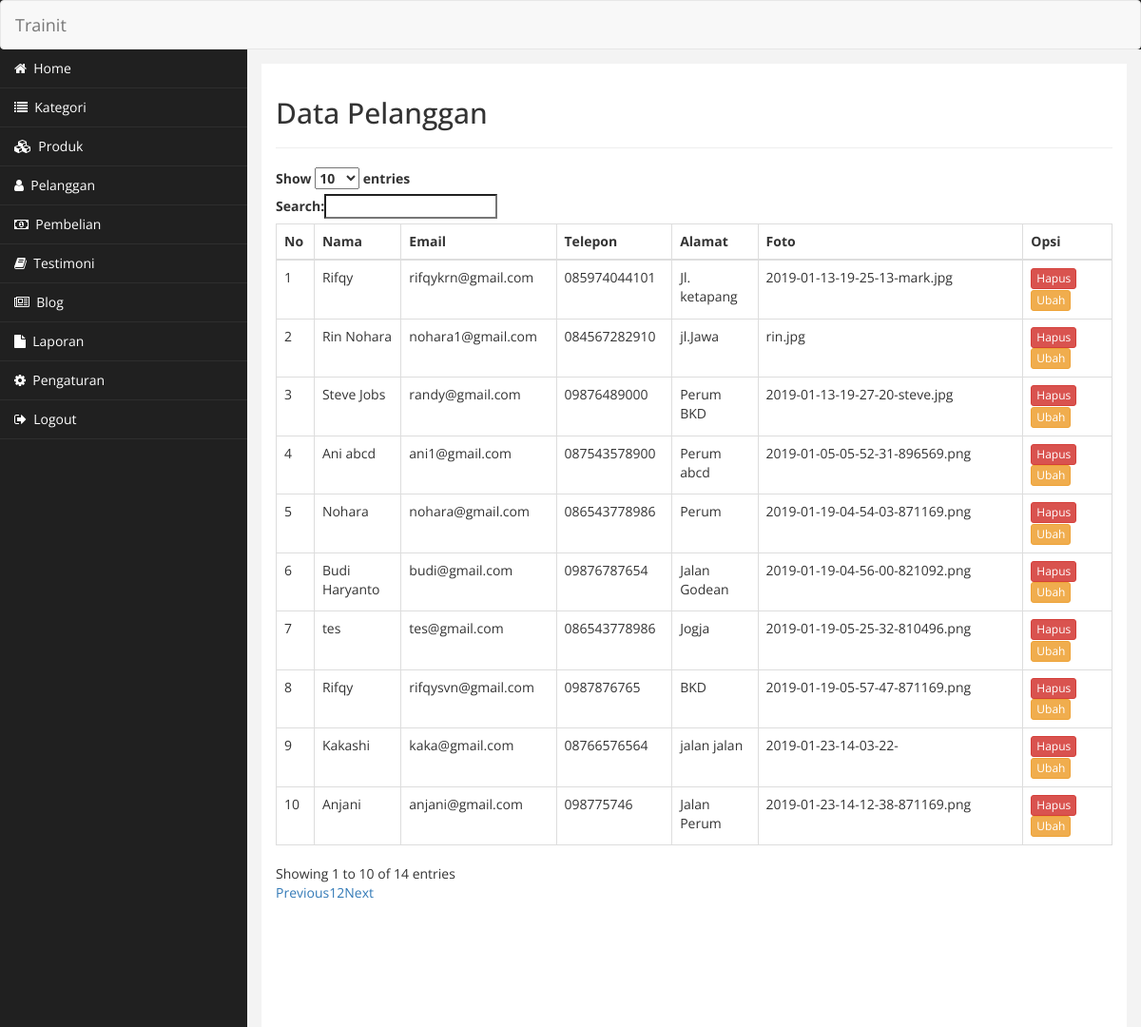
Page /admintrainit/index.php?halaman=pelanggan (signed in) on the committed database.
### tables this page shows
CREATE TABLE `pelanggan` (
  `id_pelanggan` int(11) NOT NULL,
  `email_pelanggan` varchar(100) NOT NULL,
  `password_pelanggan` varchar(50) NOT NULL,
  `nama_pelanggan` varchar(100) NOT NULL,
  `telepon_pelanggan` varchar(15) NOT NULL,
  `alamat_pelanggan` text NOT NULL,
  `foto_pelanggan` varchar(150) NOT NULL
);

### config/class.php (called while the page is built, shortened)
<?php
$db = new mysqli("localhost","root","","tranit");
class pelanggan
{
	public $koneksi;
	function __construct($db)
	{
		$this->koneksi = $db;
	}
	function tampil_pelanggan()
	{
		$ambil_pelanggan = $this->koneksi->query("SELECT * FROM pelanggan");
		while($pecah_pelanggan = $ambil_pelanggan->fetch_assoc())
		{
			$semua_pelanggan[] = $pecah_pelanggan;
		}
		return $semua_pelanggan;
	}
}
$pelanggan = new pelanggan($db);
?>

### admintrainit/pelanggan/tampilpelanggan.php (the view)
<?php
$data_pelanggan = $pelanggan->tampil_pelanggan();
?>
<h2>Data Pelanggan</h2>
<hr>
<table class="table table-bordered" id="table">
	<thead>
		<tr>
			<th>No</th>
			<th>Nama</th>
			<th>Email</th>
			<th>Telepon</th>
			<th>Alamat</th>
			<th>Foto</th>
			<th>Opsi</th>
		</tr>
	</thead>
	<tbody>
		<?php foreach ($data_pelanggan as $key => $value): ?>
			<tr>
				<td><?php echo $key+1 ?></td>
				<td><?php echo $value['nama_pelanggan']; ?></td>
				<td><?php echo $value['email_pelanggan']; ?></td>
				<td><?php echo $value['telepon_pelanggan']; ?></td>
				<td><?php echo $value['alamat_pelanggan']; ?></td>
				<td><?php echo $value['foto_pelanggan']; ?></td>
				<td>
					<a href="index.php?halaman=hapuspelanggan&id=<?php echo $value['id_pelanggan'] ?>" onclick="return confirm('Apakah anda yakin?')"class="btn btn-danger btn-xs">Hapus</a>
					<a href="index.php?halaman=ubahpelanggan&id=<?php echo $value['id_pelanggan'] ?>" class="btn btn-warning btn-xs">Ubah</a>
				</td>
			</tr>
		<?php endforeach ?>
	</tbody>
</table>

### admintrainit/css/mystyle.css (style rules this page uses)
body { font-family: 'Open Sans', sans-serif; }

### rows in the picture
pelanggan: nama_pelanggan "Rifqy", email_pelanggan "rifqykrn@gmail.com", telepon_pelanggan "085974044101", alamat_pelanggan "Jl. ketapang", foto_pelanggan "2019-01-13-19-25-13-mark.jpg"
pelanggan: nama_pelanggan "Rin Nohara", email_pelanggan "nohara1@gmail.com", telepon_pelanggan "084567282910", alamat_pelanggan "jl.Jawa", foto_pelanggan "rin.jpg"
pelanggan: nama_pelanggan "Steve Jobs", email_pelanggan "randy@gmail.com", telepon_pelanggan "09876489000", alamat_pelanggan "Perum BKD", foto_pelanggan "2019-01-13-19-27-20-steve.jpg"
pelanggan: nama_pelanggan "Ani abcd", email_pelanggan "ani1@gmail.com", telepon_pelanggan "087543578900", alamat_pelanggan "Perum abcd", foto_pelanggan "2019-01-05-05-52-31-896569.png"
pelanggan: nama_pelanggan "Nohara", email_pelanggan "nohara@gmail.com", telepon_pelanggan "086543778986", alamat_pelanggan "Perum", foto_pelanggan "2019-01-19-04-54-03-871169.png"
pelanggan: nama_pelanggan "Budi Haryanto", email_pelanggan "budi@gmail.com", telepon_pelanggan "09876787654", alamat_pelanggan "Jalan Godean", foto_pelanggan "2019-01-19-04-56-00-821092.png"
pelanggan: nama_pelanggan "tes", email_pelanggan "tes@gmail.com", telepon_pelanggan "086543778986", alamat_pelanggan "Jogja", foto_pelanggan "2019-01-19-05-25-32-810496.png"
pelanggan: nama_pelanggan "Rifqy", email_pelanggan "rifqysvn@gmail.com", telepon_pelanggan "0987876765", alamat_pelanggan "BKD", foto_pelanggan "2019-01-19-05-57-47-871169.png"
pelanggan: nama_pelanggan "Kakashi", email_pelanggan "kaka@gmail.com", telepon_pelanggan "08766576564", alamat_pelanggan "jalan jalan", foto_pelanggan "2019-01-23-14-03-22-"
pelanggan: nama_pelanggan "Anjani", email_pelanggan "anjani@gmail.com", telepon_pelanggan "098775746", alamat_pelanggan "Jalan Perum", foto_pelanggan "2019-01-23-14-12-38-871169.png"
